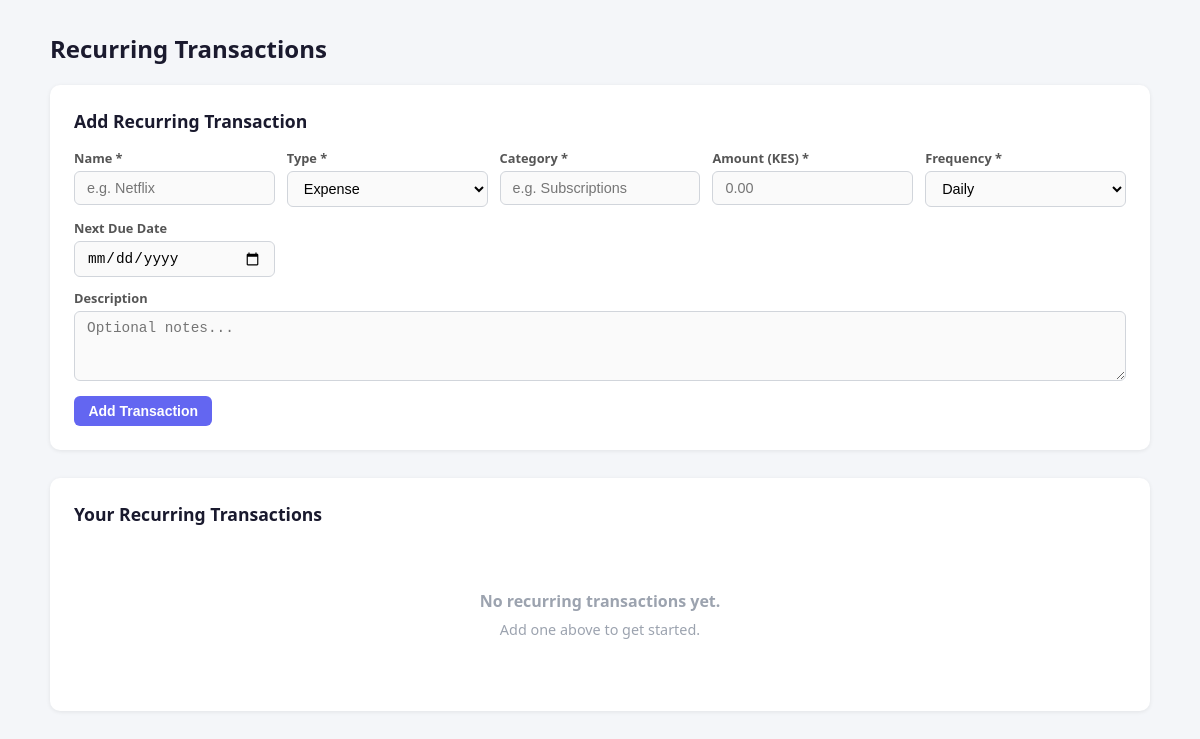
Before: /recurring_transaction.php (signed in) with the older database file.
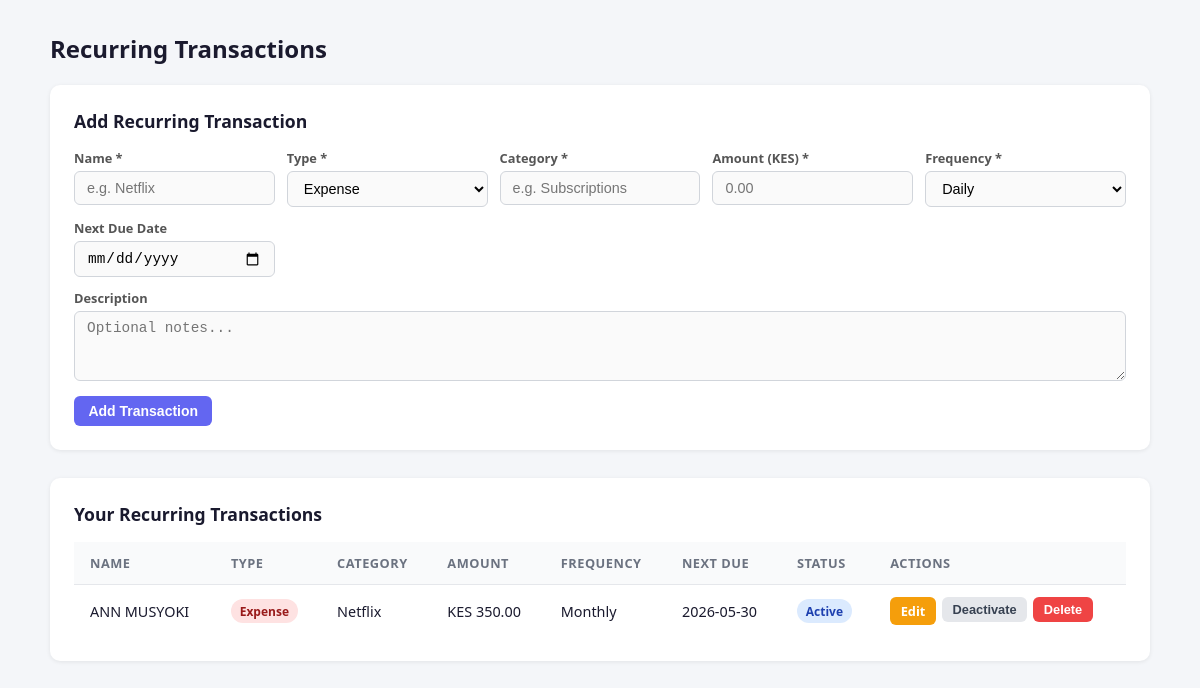
After: the same page with the newer database file.
### tables this page shows
CREATE TABLE `recurring_transactions` (
  `recurring_id` int(11) NOT NULL,
  `user_id` int(11) NOT NULL,
  `name` varchar(100) NOT NULL,
  `type` varchar(10) NOT NULL DEFAULT 'expense',
  `category` varchar(50) DEFAULT NULL,
  `amount` decimal(10,2) NOT NULL,
  `frequency` enum('daily','weekly','monthly','yearly') NOT NULL DEFAULT 'monthly',
  `next_due` date NOT NULL,
  `description` varchar(255) DEFAULT NULL,
  `is_active` tinyint(1) DEFAULT 1,
  `created_at` timestamp NOT NULL DEFAULT current_timestamp()
);

### recurring_transaction.php (the view, shortened to what the changed rows need)
<?php
require_once 'db.php';
$user_id = (int) $_SESSION['user_id'];
$page        = max(1, (int) ($_GET['page'] ?? 1));
$offset      = ($page - 1) * ITEMS_PER_PAGE;
$stmt = $conn->prepare("
    SELECT *
    FROM recurring_transactions
    WHERE user_id = ?
    ORDER BY next_due ASC
    LIMIT ? OFFSET ?
");
$limit = ITEMS_PER_PAGE;
$stmt->bind_param("iii", $user_id, $limit, $offset);
$stmt->execute();
$rows = $stmt->get_result()->fetch_all(MYSQLI_ASSOC);
?>
<!DOCTYPE html>
<html lang="en">
<head>
</head>
<body>
<div class="container">
    <h2>Recurring Transactions</h2>
    <div class="card">
        <?php if (empty($rows)): ?>
            <div class="empty">
                <strong>No recurring transactions yet.</strong>
                <p>Add one above to get started.</p>
            </div>
        <?php else: ?>
            <div class="table-wrap">
                <table>
                    <thead>
                        <tr>
                            <th>Name</th>
                            <th>Type</th>
                            <th>Category</th>
                            <th>Amount</th>
                            <th>Frequency</th>
                            <th>Next Due</th>
                            <th>Status</th>
                            <th>Actions</th>
                        </tr>
                    </thead>
                    <tbody>
                    <?php foreach ($rows as $row): ?>
                        <tr>
                            <td><?= htmlspecialchars($row['name'], ENT_QUOTES, 'UTF-8') ?></td>
                            <td>
                                <span class="badge badge-<?= $row['type'] === 'income' ? 'income' : 'expense' ?>">
                                    <?= htmlspecialchars($row['type'], ENT_QUOTES, 'UTF-8') ?>
                                </span>
                            </td>
                            <td><?= htmlspecialchars($row['category'], ENT_QUOTES, 'UTF-8') ?></td>
                            <td>KES <?= number_format((float) $row['amount'], 2) ?></td>
                            <td><?= htmlspecialchars(ucfirst($row['frequency']), ENT_QUOTES, 'UTF-8') ?></td>
                            <td>
                                <?= $row['next_due']
                                    ? htmlspecialchars($row['next_due'], ENT_QUOTES, 'UTF-8')
                                    : '—' ?>
                            </td>
                            <td>
                                <span class="badge <?= $row['is_active'] ? 'badge-active' : 'badge-inactive' ?>">
                                    <?= $row['is_active'] ? 'Active' : 'Inactive' ?>
                                </span>
                            </td>
                            <td>
                                <div class="actions">
                                    <a href="?edit=<?= (int) $row['recurring_id'] ?>"
                                       class="btn btn-warning btn-sm">Edit</a>
                                    <form method="POST">
                                        <button type="submit" class="btn btn-ghost btn-sm">
                                            <?= $row['is_active'] ? 'Deactivate' : 'Activate' ?>
                                        </button>
                                    </form>
                                    <form method="POST"
                                          onsubmit="return confirm('Permanently delete this recurring transaction?')">
                                        <button type="submit" class="btn btn-danger btn-sm">Delete</button>
                                    </form>
                                </div>
                            </td>
                        </tr>
                    <?php endforeach; ?>
                    </tbody>
                </table>
            </div>
        <?php endif; ?>
    </div>
</div>
</body>
</html>

Changed rows visible on the page:
added recurring_transactions: name "ANN MUSYOKI", type "Expense", category "Netflix", amount "350.00", frequency "Monthly", next_due "2026-05-30", is_active "Active"
Other visible differences:
text no longer shown: "No recurring transactions yet. Add one above to get started."
text now shown: "NAME TYPE CATEGORY AMOUNT FREQUENCY NEXT DUE STATUS ACTIONS"
